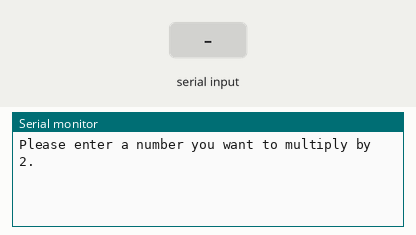
Bench run of a sketch on a simulated Arduino Mega 2560, built with avr-gcc and run on an emulated ATmega2560. On the bench: the last lines printed to the serial monitor. Inputs (shaded band) come from the test bench.

Above: at 1.2 s.
1.3 s: "90,45\n" received over Serial
At 3.5 s:
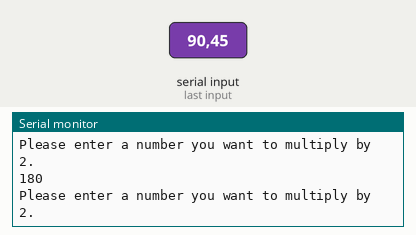
3.8 s: "30,150\n" received over Serial
At 5.5 s:
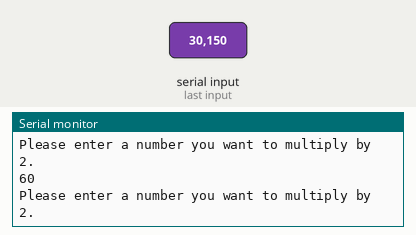

The sketch:

number_multiplier.ino
```cpp
// (licence header left out)
void setup() {
  Serial.begin(9600);

  while (!Serial) {
    continue;
  }

  Serial.println();
  Serial.println("Please enter a number you want to multiply by 2.");
}

void loop() {
  if (Serial.available() > 0) {
    int input = Serial.parseInt();
    Serial.readString();

    int multiplied = input * 2;

    Serial.println(multiplied);


    Serial.println();
    Serial.println("Please enter a number you want to multiply by 2.");
  }
}
```

Measured:
- after the input at 1.3 s, the serial monitor: prints a new line after 1.0 s (image 1)
- after the input at 3.8 s, the serial monitor: prints a new line after 1.0 s (image 2)
